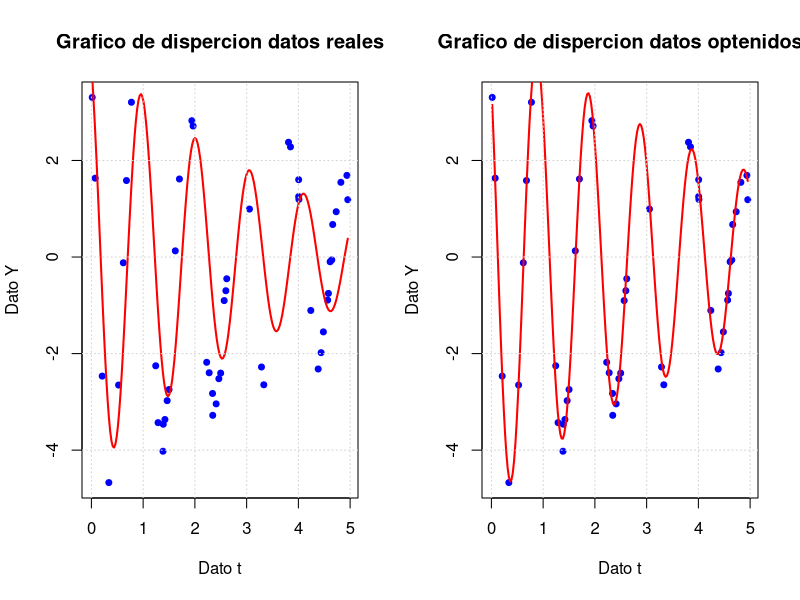

Generate this figure with R:
modelo <- function(A, landa, w, teta, t) {

  A * exp(-landa * t) * cos(w * t + teta)
}


funcion_Objetivo <- function(beta, t_data, y_data) {
  
  # parametros
  A <- beta[1]
  landa <- beta[2]
  w <- beta[3]
  teta <- beta[4]
  #---------------------------------------------------------------------
  # Nuevo Y o prediccion de Y
  y_pred <- A * exp(-landa * t_data) * cos(w * t_data + teta)
  #----------------------------------------
  #
  sum((y_data - y_pred)^2)
}

gradiente <- function(beta, t_data, y_data) {
  # Parametros
  A <- beta[1]
  landa <- beta[2]
  w <- beta[3]
  teta <- beta[4]
  #---------------------------------------------------------------------
  # Cuantos datos hay en t_data ( un "Len" de python)
  n <- length(t_data)
  #---------------------------------------------------------------------
  # nuevo gradiente
  grad <- numeric(4)
  
  for(i in 1:n) {
    # rescribiendo t e Y
    t <- t_data[i]
    y <- y_data[i]
    #-------------------------------------------------------------------
    # Predicción
    exp_term <- exp(-landa * t)
    cos_term <- cos(w * t + teta)
    sin_term <- sin(w * t + teta)
    y_pred <- A * exp_term * cos_term
    #-------------------------------------------------------------------  
    # Residuo
    r <- y - y_pred
    #-------------------------------------------------------------------
    # Derivadas parciales respecto a cada parámetro

    dy_dA <- exp_term * cos_term                  #deribada de Y segun A
    dy_dlanda <- -A * t * exp_term * cos_term     #deribada de Y segun landa
    dy_dw <- -A * exp_term * sin_term * t         #deribada de Y segun W
    dy_dteta <- -A * exp_term * sin_term          #deribada de Y segun Teta
    #-------------------------------------------------------------------
    # Gradiente (regla de la cadena [NOOO de nuevo jajajjja XD]) 
    grad[1] <- grad[1] - 2 * r * dy_dA
    grad[2] <- grad[2] - 2 * r * dy_dlanda
    grad[3] <- grad[3] - 2 * r * dy_dw
    grad[4] <- grad[4] - 2 * r * dy_dteta
  }    
  
  return(grad)
}

hessiana <- function(beta, t_data, y_data) {
  
  # Parametros
  A <- beta[1]
  landa <- beta[2]
  w <- beta[3]
  teta <- beta[4]
  #---------------------------------------------------------------------
  # Cuantos datos hay en t_data ( un "Len" de python)
  n <- length(t_data)
  #---------------------------------------------------------------------
  #Matris para la hessiana
  H <- matrix(0, nrow = 4, ncol = 4)
  
  for(i in 1:n) {
    # rescribiendo t segun la base de datos
    t <- t_data[i]
    #-------------------------------------------------------------------
    # Predicción
    exp_term <- exp(-landa * t)
    cos_term <- cos(w * t + teta)
    sin_term <- sin(w * t + teta)
    #-------------------------------------------------------------------
    # Derivadas parciales respecto a cada parámetro
    dy_dA <- exp_term * cos_term                  #deribada de Y segun A
    dy_dlanda <- -A * t * exp_term * cos_term     #deribada de Y segun landa
    dy_dw <- -A * exp_term * sin_term * t         #deribada de Y segun W
    dy_dteta <- -A * exp_term * sin_term          #deribada de Y segun Teta
    #-------------------------------------------------------------------
    # Derivadas de segundo orden (aproximación de Gauss-Newton)
    # H = 2 * J**T * J (ignorando términos de segundo orden con residuos)
    J <- c(dy_dA, dy_dlanda, dy_dw, dy_dteta)
    H <- H + 2 * outer(J, J)
  }
  
  return(H)
}

# Método de Newton
newton <- function(beta_0, t_data, y_data, tol = 1e-6, max_iter = 100) {
  #BETA tiene los valores de A, landa, W y TETA
  beta <- beta_0
  historial <- matrix(NA, nrow = max_iter + 1, ncol = 5)
  colnames(historial) <- c("iter", "A", "landa", "w", "teta")
  
  historial[1, ] <- c(0, beta)
  
  for(k in 1:max_iter) {
    grad <- gradiente(beta, t_data, y_data)
    H <- hessiana(beta, t_data, y_data)
    
    # Resolver H * delta = -grad
    delta <- tryCatch({
      solve(H, -grad)
    }, error = function(e) {
      # Si la Hessiana es singular (signo incorrecto), usar pseudo-inversa
      MASS::ginv(H) %*% (-grad)
    })
    
    beta_nuevo <- beta + delta
    historial[k + 1, ] <- c(k, beta_nuevo)
    
    # Criterio de convergencia
    if(norm(delta, type = "2") < tol) {
      cat("Convergencia alcanzada en", k, "iteraciones\n")
      return(list(
        beta = beta_nuevo,
        valor_f = funcion_Objetivo(beta_nuevo, t_data, y_data),
        iteraciones = k,
        historial = historial[1:(k+1), ]
      ))
    }
    
    beta <- beta_nuevo
  }
  
  cat("Máximo de iteraciones alcanzado\n")
  return(list(
    beta = beta,
    valor_f = funcion_Objetivo(beta_nuevo, t_data, y_data),
    iteraciones = max_iter,
    historial = historial
  ))
}
#---------------------------------------------------------------------
#INT MAIN () 
# datos iniciales
set.seed(123)
A_real <- 5
landa_real <- 0.2
w_real <- 2*pi
teta_real <- pi/4
#---------------------------------------------------------------------
# Base de datos
t_data <- c(0.01585558, 0.07313676, 0.20858986, 0.33697873, 0.52537301, 0.6164369,
     0.67744082, 0.77372499, 1.24299318, 1.28798218, 1.38339642, 1.38848687,
     1.42076869, 1.46404696, 1.50057502, 1.62121603, 1.70114607, 1.94117773,
     1.96511879, 2.22784082, 2.27602643, 2.34135203, 2.34449634, 2.41064538,
     2.46308469, 2.49806005, 2.56570644, 2.59826844, 2.61573859, 3.05457166,
     3.28683793, 3.33196052, 3.80886595, 3.84728936, 4.00492237, 4.00529043,
     4.01024845, 4.23964951, 4.38247821, 4.43925851, 4.48290057, 4.56513696,
     4.58015693, 4.61305888, 4.64543839, 4.6630282, 4.73071767, 4.82119210,
     4.93766455, 4.95449219)

y_data <- c(3.30604951, 1.63304262, -2.46669298, -4.67216227, 
          -2.65183759, -0.11931208, 1.58435298, 3.20604040, -2.25300509, 
          -3.43019723, -4.02265257, -3.46359790, -3.36545235, -2.97468372, 
          -2.74451778, 0.12791535, 1.61615275, 2.82364845, 2.71400979, 
          -2.18062097, -2.39741066, -2.82599835, -3.27902725, -3.04151353, 
          -2.52012235, -2.40448523, -0.90204355, -0.69802758, -0.45049201, 
          0.99303212, -2.27801465, -2.64637196, 2.37675322, 2.28167791, 
          1.25167305, 1.60197788, 1.19320954, -1.10650603, -2.31930834, 
          -1.98134768, -1.55041113, -0.89272659, -0.75329989, -0.09842116, 
          -0.05934957, 0.67373312, 0.93814889, 1.54737425, 1.69100012,
          1.18712468)

#-----------------------------------------------------------------------
#PRUEBA
#y_data <- modelo(5, 0.2, 2*pi, pi/4, t_data) + rnorm(50, 0, 0.2)
#-----------------------------------------------------------------------
# Valores iniciales
beta0 <- c(4.5, 0.3, 6.0, 0.5)
# Ejecutar método de Newton
resultado <- newton(beta0, t_data, y_data)
#-----------------------------------------------------------------------
# VISUALIZACIÓN DE RESULTADOS
par(mfrow = c(1, 2))

# 1. Grafico 1
plot(t_data, y_data, pch = 20, col = "blue", cex = 1.2,
     xlab = "Dato t", ylab = "Dato Y", 
     main = "Grafico de dispercion datos reales")
t_plot <- seq(min(t_data), max(t_data), length.out = 200)

y_ajustado <- modelo(beta0[1], beta0[2], 
                     beta0[3], beta0[4], t_plot)

lines(t_plot, y_ajustado, col = "red", lwd = 2)

#legend("topright", legend = c("Datos experimentales", "Modelo ajustado"), 
#       col = c("blue", "red"), pch = c(20, NA), lty = c(NA, 1), lwd = c(1, 2))
grid()

#--------------------
#-----------------------------------------------------------------------

# 1. Grafico 1
plot(t_data, y_data, pch = 20, col = "blue", cex = 1.2,
     xlab = "Dato t", ylab = "Dato Y", 
     main = "Grafico de dispercion datos optenidos")
t_plot <- seq(min(t_data), max(t_data), length.out = 200)

y_ajustado <- modelo(resultado$beta[1], resultado$beta[2], 
                    resultado$beta[3], resultado$beta[4], t_plot)

lines(t_plot, y_ajustado, col = "red", lwd = 2)

grid()

#--------------------
#-----------------------------------------------------------------------


cat("\n=== RESULTADOS Sin JACOBIANO===\n")
cat("A obtenido     =",resultado$beta[1],"   y A buscado    =",A_real,"\n")
cat("Landa obtenido =",resultado$beta[2],"   y Landa buscad =",landa_real,"\n")
cat("W obtenido     =",resultado$beta[3],"  y W buscado    =",w_real,"\n")
cat("teta obtenido  =",resultado$beta[4],"   y teta buscado =",teta_real,"\n")
cat("Iteraciones necesarias = ",resultado$iteraciones,"\n")
cat("Valor de la Funcion(β) =", resultado$valor_f, "\n")
